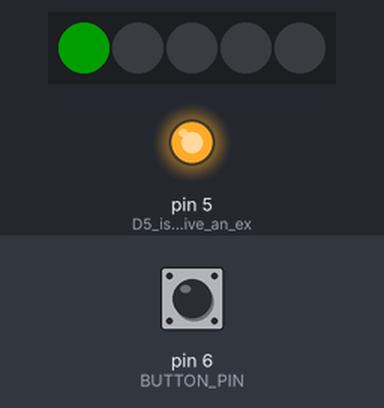
This sketch was run on a simulated Arduino Nano, built with avr-gcc and run on an emulated ATmega328P. On the bench: 5 RGB LEDs in strip order, left to right, output pins drawn as LEDs (lit = HIGH). The test bench sets the inputs (shaded band); at power-on: pin 6 (BUTTON_PIN) LOW. Dim RGB values are drawn brighter than linear; storage starts empty; the audio player accepts every command and is not drawn; what the sketch prints to the serial monitor is not drawn.

Above: at 2.8 s.
2.9 s: pin 6 (BUTTON_PIN) pulled HIGH for 0.15 s
At 4.2 s:
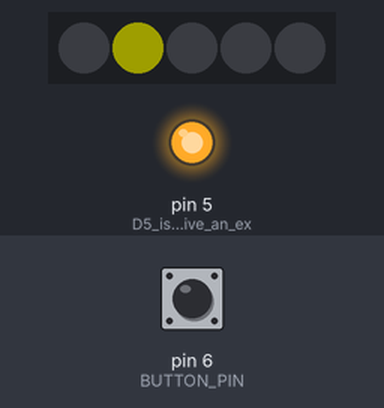
4.5 s: pin 6 (BUTTON_PIN) pulled HIGH for 1 s
At 6.7 s:
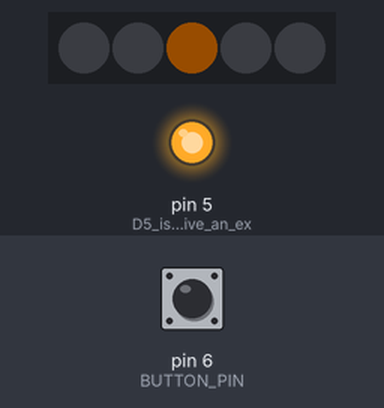
7.0 s: pin 6 (BUTTON_PIN) pulled HIGH for 0.15 s
At 7.4 s:
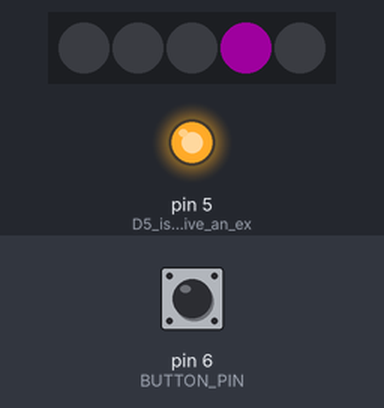
8.6 s: pin 6 (BUTTON_PIN) pulled HIGH for 0.15 s
At 9.8 s:
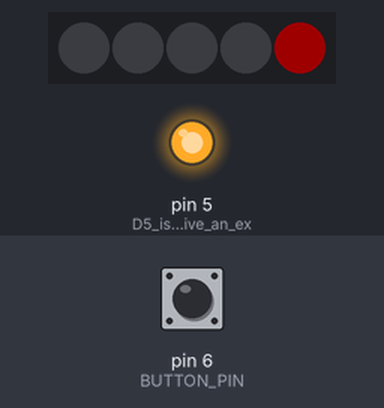
10.2 s: pin 6 (BUTTON_PIN) pulled HIGH for 3.2 s
At 13.8 s:
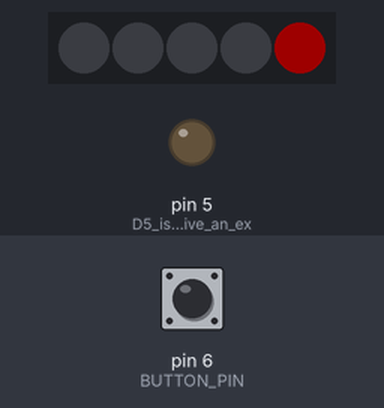
Timing chart, 0 to 15.3 s (numbered marks = the images above; inputs shaded):
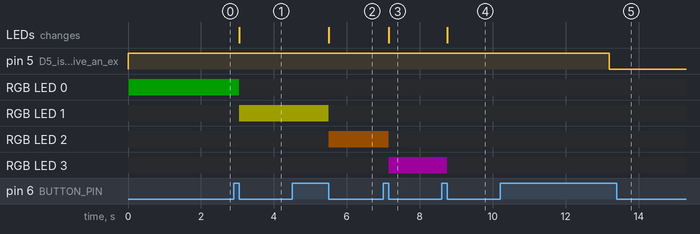

Measured:
- after the input at 2.9 s, RGB LED 0: RGB(0, 30, 0) → off after 0.15 s; RGB LED 1: off → RGB(30, 30, 0) after 0.15 s; the LEDs: change after 0.15 s (image 1)
- after the input at 4.5 s, RGB LED 1: RGB(30, 30, 0) → off after 1.0 s; RGB LED 2: off → RGB(24, 12, 0) after 1.0 s; the LEDs: change after 1.0 s (image 2)
- after the input at 7.0 s, RGB LED 2: RGB(24, 12, 0) → off after 0.15 s; RGB LED 3: off → RGB(30, 0, 30) after 0.15 s; the LEDs: change after 0.15 s (image 3)
- after the input at 8.6 s, RGB LED 3: RGB(30, 0, 30) → off after 0.15 s; the LEDs: change after 0.15 s (image 4)
- after the input at 10.2 s, pin 5 (D5_is_used_to_drive_an_ex): HIGH → LOW after 3.0 s

The sketch:

CRTIMER.INO
```cpp
/********************************************************************************************************************************************************
*                                                                                                                                                       *
   Project:         CR Timer
   Target Platform: ARduino Nano
*                                                                                                                                                       *
   Version: 1.1
   Hardware setup: See github

*                                                                                                                                                       *
   Mark Donners
   The Electronic Engineer
   Website:   www.theelectronicengineer.nl
   facebook:  https://www.facebook.com/TheelectronicEngineer
   youtube:   https://www.youtube.com/channel/UCm5wy-2RoXGjG2F9wpDFF3w
   github:    https://github.com/donnersm
*                                                                                                                                                       *
*********************************************************************************************************************************************************
  Version History
  1.0
*/

//Libraries and stuff
#include <SD.h>                      // need to include the SD library

//TMRpcm PCM/WAV audio playback V1.2.3
//https://github.com/TMRh20/TMRpcm/wiki
#include <TMRpcm.h>

//EasyButton by Evert Arias Version 2.01
//https://easybtn.earias.me/
#include <EasyButton.h>

//Adafruit NeoPixel V1.7.0
//https://github.com/adafruit/Adafruit_NeoPixel
#include <Adafruit_NeoPixel.h>

#ifdef __AVR__
#include <avr/power.h> // Required for 16 MHz Adafruit Trinket
#endif


// Buttons
#define BUTTON_PIN 6 //Define d6 as button.
EasyButton button(BUTTON_PIN, 35, false, false); // Instance of the button.

// SD CARD
#define SD_ChipSelectPin 8  //using digital pin 4 on arduino nano 328

// Led String Neo Pixels
#define PIN        7 // Which pin on the Arduino is connected to the NeoPixels?
#define NUMPIXELS 5 //  How many NeoPixels are attached to the Arduino?
Adafruit_NeoPixel pixels(NUMPIXELS, PIN, NEO_GRB + NEO_KHZ800);

//Speaker
#define Volume  5   // 1 to 7 but 6 and 7 doesn't give clear sound
TMRpcm tmrpcm;   // create an object for use in this sketch

// Interval Time
#define DELAYVAL 180000 //120000 // mSeconds it takes for a alertlevel to go down automatically to previous level

// some variables no need to change
int AlertLevel = 0;
int MaxLevel = 4; // this is the highest level ( 0  to 4)
long int t1 = millis();


void setup() {
  // First define pins for IO and activate the switch override
  pinMode(5, OUTPUT); // D5 is used to drive an external mosfet to override the on switch
  pinMode(6, INPUT); // D6 is used to read back the status of that switch
  digitalWrite(5, HIGH);   // activate power override so user can let go of button

  Serial.begin(9600); // Set serial port baudrate

  // Initialize SD card for reading
  if (!SD.begin(SD_ChipSelectPin)) {  // see if the card is present and can be initialized:
    Serial.println("SD fail, All sound playback is disables");
  }
  else Serial.println("SD ok");


  pixels.begin(); // INITIALIZE NeoPixel strip object (REQUIRED)
  Activate_LED(0); // lednumber, r,g,b
  pixels.show();   // Send the updated pixel colors to the hardware.

  // initialize speaker and play welcome sound
  tmrpcm.speakerPin = 9; // The speaker output pin
  tmrpcm.setVolume(Volume);
  tmrpcm.play("0.wav"); //the sound file "1" will play each time the arduino powers up, or is reset

}

void loop() {
  delay(2000);
  // Initialize the button.
  button.begin();


  button.onPressed(onPressed); // Add the callback function to be called when the button is pressed.
  button.onPressedFor(3000, UnitOff); // call function to switch off unit if pressed for 3 seconds
  while (1) {
    button.read(); // Continuously read the status of the button.

    if ((long int)millis() - t1 > DELAYVAL) {

      t1 = millis();
      if (AlertLevel > 0) {
        AlertLevel--;
        Activate_LED(AlertLevel);
        if (AlertLevel == 3) {}
        else if (AlertLevel == 2) {}
        else if (AlertLevel == 1) {
          tmrpcm.play("1b.wav");
        }
        else if (AlertLevel == 0) {
          tmrpcm.play("0b.wav");
        }
      }
      else digitalWrite(5, LOW); // switch off unit
    }


  }
}
// Callback function to be called when the button is pressed.
void onPressed() {
  t1 = millis();
  if (AlertLevel < MaxLevel)AlertLevel++;
  Activate_LED(AlertLevel);
  if (AlertLevel == 1) {
    tmrpcm.play("1.wav");
  }
  else if (AlertLevel == 2) {
    tmrpcm.play("2.wav");
  }
  else if (AlertLevel == 3) {
    tmrpcm.play("3.wav");
  }
  else if (AlertLevel == 4) {
    tmrpcm.play("4.wav");
  }
}

void Activate_LED(int LED) {
  pixels.clear();
  if (LED == 0) {
    pixels.setPixelColor(LED, pixels.Color(0, 255, 0));
  }
  else if (LED == 1) {
    pixels.setPixelColor(LED, pixels.Color(255, 255, 0));
  }
  else if (LED == 2) {
    pixels.setPixelColor(LED, pixels.Color(204, 102, 0));
  }
  else if (LED == 3) {
    pixels.setPixelColor(LED, pixels.Color(255, 0, 255));
  }
  else {
    pixels.setPixelColor(LED, pixels.Color(255, 0, 0));
  }

  pixels.setBrightness(30);  // set the overall brightness of the leds
  pixels.show();

}

void UnitOff() {
  tmrpcm.disable();
  digitalWrite(5, LOW);
}
```
